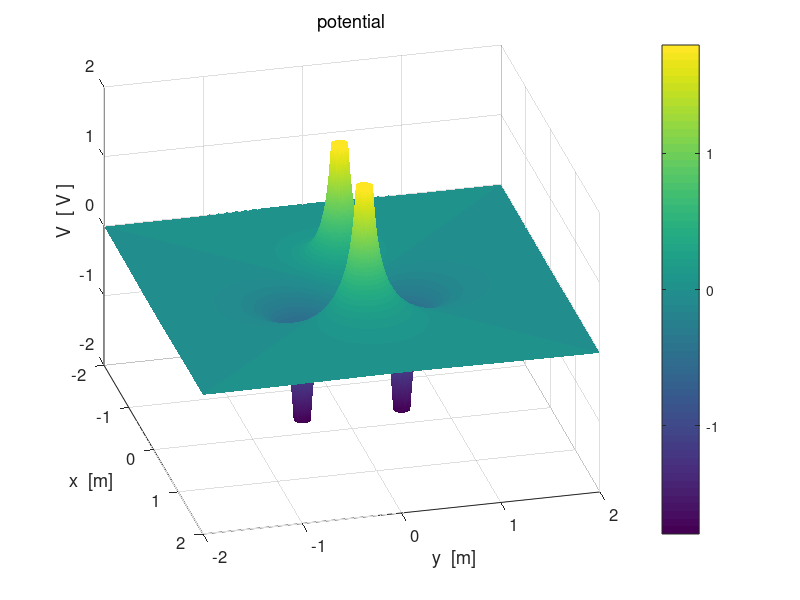

Write MATLAB code to recreate this figure. (Note: this script raises an error after producing the figure.)
% cemVE07.m
% 18 april 2016
% Ian Cooper
% School of Physics, University of Sydney
% https://d-arora.github.io/Doing-Physics-With-Matlab/

% Potential and Electric Field in [2D] region
% [2D] quadrupole: 4 charges, equal magnitude, alternating signs at the 
%                  corners of a square                       



clear all
close all
clc
tic



% INPUTS  ================================================================

% Number of grid point    [N = 10001]
   N = 1001;
   
% Charge  Q = [10, 0, 0, 0, 0] 
   Q = [20, -20, 20, -20, 0] .* 1e-6;
   
% Radius of circular charged conductor;   
   a = 0.1;
   
% X & Y components of position of charges  [0, 0, 0, 0, 0]
   xC = [0.5,  0 ,  -0.5,   0 ,   0];
   yC = [ 0 , 0.5,   0  , -0.5, 0];

% 5 random charges   uncomment to run the program for 5 random charges
%   Q = (1 + 9 .* rand(5,1)) .* 1e-6;
%   xC = -2 + 4 .* rand(5,1); 
%   yC = -2 + 4 .* rand(5,1); 

% constants
   eps0 = 8.854e-12;
   kC = 1/(4*pi*eps0);
   
% Dimensions of region / saturation levels
%   [dimensions of region -2 to 2 / minR = 1e-6 / Esat = 1e6 / Vsat = 1e6]
   minX = -2;  
   maxX =  2;
   minY = -2;
   maxY =  2;
   minR = 1e-6;
   minRx = 1e-6;
   minRy = 1e-6;
   Vsat = kC * max(abs(Q)) / a;
   Esat = kC * max(abs(Q)) / a^2;
   
% SETUP  =================================================================
   
  % fields
    V = zeros(N,N);
    Ex = zeros(N,N); Ey = zeros(N,N);
  % [2D] region
    x  = linspace(minX,maxX,N);
    y = linspace(minY, maxY,N);
    
  % color of charged object  +  red   /   - black
    col1 = [1 0 0];
    col2 = [0 0 0];
    %if Q(1) < 0; col1 = [0 0 0]; end;
        
  % grid positions
    [xG, yG] = meshgrid(x,y);


% CALCULATION: POTENTIAL & ELECTRIC FIELD ================================

for n = 1 : 4
   Rx = xG - xC(n);
   Ry = yG - yC(n);
   
   index = find(abs(Rx)+ abs(Ry) == 0); 
   Rx(index) = minRx;  Ry(index) = minRy;
   
   R = sqrt(Rx.^2 + Ry.^2);
   R(R==0) = minR;
   V = V + kC .* Q(n) ./ (R);
   
   R3 = R.^3;
   Ex = Ex + kC .* Q(n) .* Rx ./ R3;
   Ey = Ey + kC .* Q(n) .* Ry ./ R3;
end

   if max(max(V)) >=  Vsat; V(V > Vsat)  = Vsat; end;
   if min(min(V)) <= -Vsat; V(V < -Vsat) = -Vsat; end;

   E = sqrt(Ex.^2 + Ey.^2);
   if max(max(E)) >=  Esat; E(E >  Esat)  =  Esat; end;
   if min(min(E)) <= -Esat; E(E < -Esat)  = -Esat; end;
   
   if max(max(Ex)) >=  Esat; Ex(Ex >  Esat)  =  Esat; end;
   if min(min(Ex)) <= -Esat; Ex(Ex < -Esat)  = -Esat; end;
   
   if max(max(Ey)) >=  Esat; Ey(Ey >  Esat)  =  Esat; end;
   if min(min(Ey)) <= -Esat; Ey(Ey < -Esat)  = -Esat; end;
   

% GRAPHICS ===============================================================

%%

figure(1)   % 11111111111111111111111111111111111111111111111111111111111
   set(gcf,'units','normalized','position',[0.01 0.52 0.23 0.32]);
   surf(xG,yG,V./1e6);
   
   xlabel('x  [m]'); ylabel('y  [m]'); zlabel('V  [ V ]');
   title('potential','fontweight','normal');
   
   rotate3d
   view(76,32);
   set(gca,'fontsize',12)
   set(gca,'xLim',[-2, 2]); set(gca,'yLim',[-2, 2]);
   
   shading interp;
   h = colorbar;
   h.Label.String = 'V   [ MV ]';
   colormap(parula);
   axis square
   box on

%%   
figure(2)   %2222222222222222222222222222222222222222222222222222222222222
   set(gcf,'units','normalized','position',[0.25 0.52 0.23 0.32]);
   zP = V./1e6;
   contourf(xG,yG,zP,16);
   %set(gca,'xLim',[-5,5]); set(gca,'yLim', [-5, 5]);
   %set(gca,'xTick',-5:5); set(gca,'yTick', -5:5);
   hold on
   
   % charged conductors 
      col = col1;
      if Q(1) < 0; col = col2; end;
      pos1 = [-a+xC(1), -a+yC(1), 2*a, 2*a];
      h = rectangle('Position',pos1,'Curvature',[1,1]);
      set(h,'FaceColor',col,'EdgeColor',col);
      
      col = col1;
      if Q(2) < 0; col = col2; end;
      pos2 = [-a-xC(2), -a+yC(2), 2*a, 2*a];
      h = rectangle('Position',pos2,'Curvature',[1,1]);
      set(h,'FaceColor',col,'EdgeColor',col);
      
      col = col1;
      if Q(3) < 0; col = col2; end;
      pos3 = [-a+xC(3), -a+yC(3), 2*a, 2*a];
      h = rectangle('Position',pos3,'Curvature',[1,1]);
      set(h,'FaceColor',col,'EdgeColor',col);
      
   
   xlabel('x  [m]'); ylabel('y  [m]');
   title('potential','fontweight','normal');
      
   shading interp
   h = colorbar;
   h.Label.String = 'V   [ MV ]';
   colormap(parula);
   
   
   set(gca,'fontsize',12);
   axis square
   box on

%%

figure(3)   % 33333333333333333333333333333333333333333333333333333333333
   set(gcf,'units','normalized','position',[0.49 0.52 0.23 0.32]);
       c = 0; yStep = zeros(1,5);
       
      for n = ceil(N/2) : ceil(N/10): N
   %  for n = [1 11 21 31 41 51]
        xP = xG(n,:); yP = V(n,:)./1e6;
        plot(xP,yP,'linewidth',2);
        hold on
        c = c+1;
        yStep(c) = yG(n,1);
     end
     
       %tt = num2str(yStep,2);
       %tm1 = 'y  =  ';
       %tm2 = tt;
       %tm = [tm1 tm2];
       tm = 'Potential profiles for different y values';
       xlabel('x  [m]'); ylabel('V  [ MV ]');
       set(gca,'fontsize',12)  
       h_title = title(tm);
       set(h_title,'fontsize',12,'FontWeight','normal');
       %set(gca,'xTick',-5:5);
       tm1 = num2str(yStep(1),2);
       tm2 = num2str(yStep(2),2); tm3 = num2str(yStep(3),2);
       tm4 = num2str(yStep(4),2);  tm5 = num2str(yStep(5),2);
       %tm6 = num2str(yStep(6),3);
       h = legend(tm1,tm2,tm3,tm4,tm5,'Orientation','horizontal');
       set(h,'Location','northOutside');
      % 
%%
figure(4)   % 4444444444444444444444444444444444444444444444444444444444
     set(gcf,'units','normalized','position',[0.73 0.52 0.23 0.32]);
     
     c = 0; yStep = zeros(1,5);
     for n = ceil(N/2) : ceil(N/10): N
   %  for n = [1 11 21 31 41 51]
        xP = xG(n,:); yP = E(n,:)./1e6;
        plot(xP,yP,'linewidth',2);
        hold on
        c = c+1;
        yStep(c) = yG(n,1);
     end
     
    xlabel('x  [m]'); ylabel('| E |  [ MV/m ]');
    tm = '| E | profiles for different y values';
    h = title(tm);
    set(h,'fontsize',12,'FontWeight','normal');
       
    tm1 = num2str(yStep(1),2);
    tm2 = num2str(yStep(2),2); tm3 = num2str(yStep(3),2);
    tm4 = num2str(yStep(4),2);  tm5 = num2str(yStep(5),2);
    h = legend(tm1,tm2,tm3,tm4,tm5);
    set(h,'Orientation','horizontal','Location','northOutside'); 
       
    set(gca,'fontsize',12);
    box on;

%%    
figure(5)   % 5555555555555555555555555555555555555555555555555555555555
set(gcf,'units','normalized','position',[0.01 0.1 0.23 0.32]);
   surf(xG,yG,E./1e6);
   
   xlabel('x  [m]'); ylabel('y  [m]'); zlabel('E  [ V / m ]');
   title('electric field | E |','fontweight','normal');
   
  
   colorbar
   shading interp
   h =  colorbar;
   h.Label.String = '| E |   [ MV/m ]';
   rotate3d
   view(30,50);
   
   axis square
   set(gca,'fontsize',12) 
   box on
   
%%
figure(6)   % 66666666666666666666666666666666666666666666666666666666666
   set(gcf,'units','normalized','position',[0.25 0.1 0.23 0.32]);  
   contourf(xG,yG,V./1e6,12)
      
   xlabel('x  [m]'); ylabel('y  [m]');
   title('potential','fontweight','normal');
  
   hold on
     
   % Electric field lines
   %     need to reverse the direction of streamlines for neg charges
   Ns = abs(Q(2)/Q(1));       % ratio of charges
   A = pi/6;   
   
   % Charge 1 
      %ang = pi/3  :pi/3 : 2*pi-pi/3;      % same charge
      %ang = [pi/3 2*pi/6 3*pi/6 4*pi/6 pi/6 0*pi/6 7*pi/6 8*pi/6 9*pi/6  11*pi/6];  
      
      %ang1 = [0*A 1*A 2*A 3*A 4*A 5*A 6*A 7*A 8*A 9*A  ];
      ang1 = linspace(5,355,20); 
      ang1 = deg2rad(ang1);
      if Q(1) > 0;
          p3 = Ex; p4 = Ey;
      else 
          p3 = -Ex; p4 = -Ey;
          
      end
      sx = xC(1) + a .* cos(ang1); sy = yC(1) + a .* sin(ang1);
      %sx(sy==0) = sx(1); sy(sy==0) = sy(1);
      h = streamline(xG,yG,p3,p4,sx,sy);
      set(h,'linewidth',2,'color',[1 1 1]);
          
   % Charge 2 
      %ang = [-A 0*A 1*A 3*A 4*A 5*A 6*A 7*A 8*A 9*A   ];
      ang2 = ang1 + pi/2;
      if Q(2) > 0;
          p3 = Ex; p4 = Ey;
      else 
          p3 = -Ex; p4 = -Ey;
      end
      
      sx = xC(2) + a .* cos(ang2); sy = yC(2) + a .* sin(ang2);
      h = streamline(xG,yG,p3,p4,sx,sy);
      set(h,'linewidth',2,'color',[1 1 1]);
      
   % Charge 3 
      
      if Q(3) > 0;
          p3 = Ex; p4 = Ey;
      else 
          p3 = -Ex; p4 = -Ey;
      end
      
      %ang3 = [1*A 2*A 3*A 4*A 5*A 7*A 8*A 9*A 10*A 11*A  ];
      ang3 = ang1 + pi;
      sx = xC(3) + a .* cos(ang3); sy = yC(3) + a .* sin(ang3);
      h = streamline(xG,yG,p3,p4,sx,sy);
      set(h,'linewidth',2,'color',[1 1 1]);
      
     % Charge 4 
      
      if Q(4) > 0;
          p3 = Ex; p4 = Ey;
      else 
          p3 = -Ex; p4 = -Ey;
      end
      
      %ang3 = [1*A 2*A 3*A 4*A 5*A 7*A 8*A 9*A 10*A 11*A  ];
      ang4 = ang1 - pi/2;
      sx = xC(4) + a .* cos(ang4); sy = yC(4) + a .* sin(ang4);
      h = streamline(xG,yG,p3,p4,sx,sy);
      set(h,'linewidth',2,'color',[1 1 1]);  
      
      % charged conductors 
      col = col1;
      if Q(1) < 0; col = col2; end;
      pos1 = [-a+xC(1), -a+yC(1), 2*a, 2*a];
      h = rectangle('Position',pos1,'Curvature',[1,1]);
      set(h,'FaceColor',col,'EdgeColor',col);
      
      col = col1;
      if Q(2) < 0; col = col2; end;
      pos2 = [-a-xC(2), -a+yC(2), 2*a, 2*a];
      h = rectangle('Position',pos2,'Curvature',[1,1]);
      set(h,'FaceColor',col,'EdgeColor',col);
      
      col = col1;
      if Q(3) < 0; col = col2; end;
      pos3 = [-a+xC(3), -a+yC(3), 2*a, 2*a];
      h = rectangle('Position',pos3,'Curvature',[1,1]);
      set(h,'FaceColor',col,'EdgeColor',col);
      
      col = col1;
      if Q(4) < 0; col = col2; end;
      pos4 = [-a+xC(4), -a+yC(4), 2*a, 2*a];
      h = rectangle('Position',pos4,'Curvature',[1,1]);
      set(h,'FaceColor',col,'EdgeColor',col);
        
   shading interp
   h = colorbar;
   h.Label.String = 'V   [ MV ]';
   h = colormap('parula');
   beta = 0.5;
   brighten(h,beta);
      
   set(gca,'xLim',[minX,maxX]); set(gca,'yLim', [minY, maxY]);
  
   axis square;
   box on;
     
%%
figure(7)   % 7777777777777777777777777777777777777777777777777777777777
   set(gcf,'units','normalized','position',[0.49 0.1 0.23 0.32]);
   pcolor(xG,yG,E./1e6);
   
   xlabel('x  [m]'); ylabel('y  [m]');
   title('electric field | E | ','fontweight','normal');
   
   %set(gca,'xLim',[-5,5]); set(gca,'yLim', [-5, 5]);
   %set(gca,'xTick',-5:5); set(gca,'yTick', -5:5);
   
   shading interp
   h = colorbar;
   h.Label.String = '|E|   [ MV/m ]';
   
   axis square
   set(gca,'fontsize',12)
   box on   
   

 
%%       
figure(8)    % 8888888888888888888888888888888888888888888888888888888888
     set(gcf,'units','normalized','position',[0.73 0.1 0.23 0.32]); 
     hold on
     index1 = 51 : 50 : 951;
     index1 = [index1 500 502];
     index2 = index1;
          
     p1 = xG(index1, index2); p2 = yG(index1, index2);
     
     % scaling of electric field lines: unit length
        p3 = Ex(index1, index2)./(E(index1,index2));
        p4 = Ey(index1, index2)./(E(index1,index2));
     % no scaling of electric field lines
     %  p3 = Ex(index1, index2); p4 = Ey(index1, index2); 
     
     h = quiver(p1,p2,p3,p4,'autoscalefactor',0.8);
     set(h,'color',[0 0 1],'linewidth',1.2)
     
      hold on
      
      % charged conductors 
      col = col1;
      if Q(1) < 0; col = col2; end;
      pos1 = [-a+xC(1), -a+yC(1), 2*a, 2*a];
      h = rectangle('Position',pos1,'Curvature',[1,1]);
      set(h,'FaceColor',col,'EdgeColor',col);
      
      col = col1;
      if Q(2) < 0; col = col2; end;
      pos2 = [-a-xC(2), -a+yC(2), 2*a, 2*a];
      h = rectangle('Position',pos2,'Curvature',[1,1]);
      set(h,'FaceColor',col,'EdgeColor',col);
      
      col = col1;
      if Q(3) < 0; col = col2; end;
      pos3 = [-a+xC(3), -a+yC(3), 2*a, 2*a];
      h = rectangle('Position',pos3,'Curvature',[1,1]);
      set(h,'FaceColor',col,'EdgeColor',col);
      
      col = col1;
      if Q(4) < 0; col = col2; end;
      pos4 = [-a+xC(4), -a+yC(4), 2*a, 2*a];
      h = rectangle('Position',pos4,'Curvature',[1,1]);
      set(h,'FaceColor',col,'EdgeColor',col);
     
     xlabel('x  [m]'); ylabel('y  [m]');
     title('direction of scaled E at grid points','fontweight','normal');
     
     set(gca,'xLim',[-2,2]); set(gca,'yLim', [-2, 2]);
     axis([-2 2 -2 2]);
     axis equal
     box on
 
     %%

     toc
     
   
